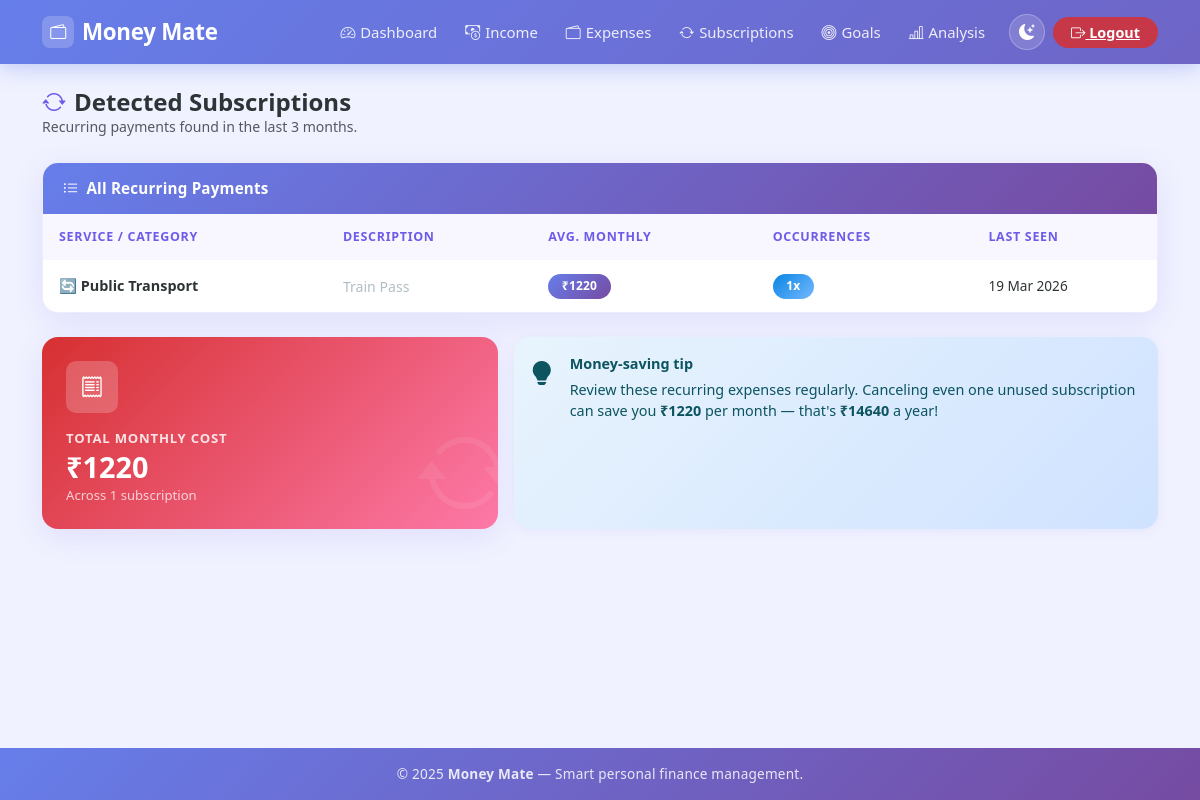
Screenshot of /subscriptions (signed in) with the database file from the repository.
### models.py (models this page shows)
class Expense(db.Model):
    id = db.Column(db.Integer, primary_key=True)
    user_id = db.Column(db.Integer, db.ForeignKey('user.id'), nullable=False)
    category = db.Column(db.String(100), nullable=False)
    amount = db.Column(db.Float, nullable=False)
    date = db.Column(db.DateTime, default=datetime.utcnow)
    description = db.Column(db.String(200))
    is_essential = db.Column(db.Boolean, default=False)
    is_subscription = db.Column(db.Boolean, default=False)

### app.py (the view)
@app.route('/subscriptions')
@login_required
def subscriptions():
    subs = detect_subscriptions(current_user.id)
    total_cost = sum(s['avg_amount'] for s in subs)
    return render_template('subscriptions.html', subscriptions=subs, total_cost=total_cost)

### app.py (called while the page is built)
@login_manager.user_loader
def load_user(user_id):
    return User.query.get(int(user_id))

### templates/subscriptions.html (shortened to what this page needs)
{% extends "base.html" %}
{% block content %}
<div class="d-flex align-items-center justify-content-between mb-4 fade-in">
  <div>
    <h4 class="fw-bold mb-0" style="color:var(--text-primary);">
      <i class="bi bi-arrow-repeat me-2" style="color:var(--brand-primary);"></i>Detected Subscriptions
    </h4>
    <p class="text-muted mb-0" style="font-size:0.88rem;">Recurring payments found in the last 3 months.</p>
  </div>
</div>
{% if subscriptions %}
<div class="card mb-4 fade-in">
  <div class="card-header"><i class="bi bi-list-ul"></i> All Recurring Payments</div>
  <div class="card-body p-0">
    <div class="table-responsive">
      <table class="table table-hover mb-0">
        <thead>
          <tr>
            <th>Service / Category</th>
            <th>Description</th>
            <th>Avg. Monthly</th>
            <th>Occurrences</th>
            <th>Last Seen</th>
          </tr>
        </thead>
        <tbody>
        {% for sub in subscriptions %}
        <tr>
          <td>
            {% if 'netflix' in sub.category.lower() or 'streaming' in sub.category.lower() %}📺
            {% elif 'spotify' in sub.category.lower() or 'music' in sub.category.lower() %}🎵
            {% elif 'gym' in sub.category.lower() or 'fitness' in sub.category.lower() %}💪
            {% elif 'insurance' in sub.category.lower() %}🛡️
            {% elif 'rent' in sub.category.lower() %}🏠
            {% elif 'internet' in sub.category.lower() or 'phone' in sub.category.lower() %}📡
            {% else %}🔄{% endif %}
            <strong>{{ sub.category }}</strong>
          </td>
          <td style="font-size:0.88rem;color:var(--text-muted);">{{ sub.description or '—' }}</td>
          <td><span class="badge bg-primary">₹{{ "%.0f"|format(sub.avg_amount) }}</span></td>
          <td><span class="badge bg-info">{{ sub.frequency }}x</span></td>
          <td style="font-size:0.85rem;">{{ sub.last_date.strftime('%d %b %Y') }}</td>
        </tr>
        {% endfor %}
        </tbody>
      </table>
    </div>
  </div>
</div>
<div class="row g-3 fade-in fade-in-delay-1">
  <div class="col-md-5">
    <div class="stat-card stat-expense" style="height:100%;">
      <div class="stat-icon"><i class="bi bi-receipt"></i></div>
      <div class="stat-label">Total Monthly Cost</div>
      <div class="stat-value">₹{{ "%.0f"|format(total_cost) }}</div>
      <div class="stat-sub">Across {{ subscriptions|length }} subscription{% if subscriptions|length != 1 %}s{% endif %}</div>
      <div class="stat-bg-icon"><i class="bi bi-arrow-repeat"></i></div>
    </div>
  </div>
  <div class="col-md-7">
    <div class="alert alert-info h-100 d-flex align-items-start gap-3 mb-0" style="border-radius:var(--radius-md);">
      <i class="bi bi-lightbulb-fill" style="font-size:1.5rem;flex-shrink:0;margin-top:2px;"></i>
      <div>
        <strong>Money-saving tip</strong>
        <p class="mb-0 mt-1" style="font-size:0.9rem;">Review these recurring expenses regularly. Canceling even one unused subscription can save you
        <strong>₹{{ "%.0f"|format(total_cost) }}</strong> per month — that's <strong>₹{{ "%.0f"|format(total_cost * 12) }}</strong> a year!</p>
      </div>
    </div>
  </div>
</div>
{% endif %}
{% endblock %}

### static/style.css (style rules this page uses)
:root { --brand-primary: #6C5CE7; --brand-secondary: #a29bfe; --brand-accent: #00b894; --brand-danger: #d63031; --brand-warning: #f39c12; --brand-info: #0984e3; --gradient-brand: linear-gradient(135deg, #667eea 0%, #764ba2 100%); --gradient-green: linear-gradient(135deg, #00b894 0%, #55efc4 100%); --gradient-red: linear-gradient(135deg, #d63031 0%, #fd79a8 100%); --gradient-orange: linear-gradient(135deg, #f39c12 0%, #fdcb6e 100%); --gradient-blue: linear-gradient(135deg, #0984e3 0%, #74b9ff 100%); --bg-page: #f0f2ff; --bg-card: rgba(255, 255, 255, 0.97); --bg-card-hover: #fff; --text-primary: #2d3436; --text-secondary: #636e72; --text-muted: #b2bec3; --border-color: rgba(108, 92, 231, 0.12); --shadow-sm: 0 2px 12px rgba(108, 92, 231, 0.08); --shadow-md: 0 8px 30px rgba(108, 92, 231, 0.12); --shadow-lg: 0 20px 50px rgba(108, 92, 231, 0.18); --shadow-hover: 0 15px 40px rgba(108, 92, 231, 0.22); --radius-sm: 10px; --radius-md: 16px; --radius-lg: 24px; --radius-pill: 50px; --transition: all 0.28s cubic-bezier(0.4, 0, 0.2, 1); }
*, *::before, *::after { box-sizing: border-box; }
body { background: var(--bg-page); font-family: 'Segoe UI', system-ui, -apple-system, sans-serif; color: var(--text-primary); min-height: 100vh; display: flex; flex-direction: column; transition: background 0.3s, color 0.3s; }
.card { border: 1px solid var(--border-color); border-radius: var(--radius-md); background: var(--bg-card); box-shadow: var(--shadow-md); transition: var(--transition); overflow: hidden; }
.card-header { background: var(--gradient-brand); color: white; font-weight: 600; font-size: 0.95rem; padding: 0.9rem 1.25rem; border: none; display: flex; align-items: center; gap: 8px; letter-spacing: 0.2px; }
.stat-card { border-radius: var(--radius-md); padding: 1.5rem; position: relative; overflow: hidden; border: none; color: white; box-shadow: var(--shadow-md); transition: var(--transition); }
.stat-card .stat-icon { width: 52px; height: 52px; border-radius: var(--radius-sm); background: rgba(255,255,255,0.2); display: flex; align-items: center; justify-content: center; font-size: 1.4rem; margin-bottom: 1rem; }
.stat-card .stat-label { font-size: 0.82rem; font-weight: 600; text-transform: uppercase; letter-spacing: 0.8px; opacity: 0.85; margin-bottom: 4px; }
.stat-card .stat-value { font-size: 1.8rem; font-weight: 700; line-height: 1; margin-bottom: 4px; }
.stat-card .stat-sub { font-size: 0.82rem; opacity: 0.75; }
.stat-card .stat-bg-icon { position: absolute; right: -15px; bottom: -15px; font-size: 6rem; opacity: 0.08; pointer-events: none; }
.stat-expense { background: var(--gradient-red); }
.table { margin: 0; font-size: 0.9rem; }
.table thead th { background: #f8f6ff; color: var(--brand-primary); font-weight: 700; font-size: 0.78rem; text-transform: uppercase; letter-spacing: 0.7px; border: none; padding: 0.85rem 1rem; }
.table tbody td { padding: 0.85rem 1rem; border-bottom: 1px solid rgba(108, 92, 231, 0.06); vertical-align: middle; color: var(--text-primary); }
.table tbody tr:last-child td { border-bottom: none; }
.badge { font-size: 0.75rem; font-weight: 600; padding: 0.4rem 0.85rem; border-radius: var(--radius-pill); letter-spacing: 0.2px; }
.badge.bg-primary { background: var(--gradient-brand) !important; }
.badge.bg-info { background: var(--gradient-blue) !important; }
.alert { border-radius: var(--radius-md); border: none; font-size: 0.9rem; box-shadow: var(--shadow-sm); }
.alert-info { background: linear-gradient(135deg, #e8f4fd, #cfe2ff); color: #0c5460; }
.fade-in { animation: fadeInUp 0.55s ease both; }
.fade-in-delay-1 { animation-delay: 0.1s; }

### rows the page displays
Expense: category "Public Transport", description "Train Pass", avg_amount "1220", frequency "1", last_date "19 Mar 2026"

### other values shown
{{ "%.0f"|format(total_cost) }} "1220"
{{ subscriptions|length }} "1"
{{ "%.0f"|format(total_cost * 12) }} "14640"
